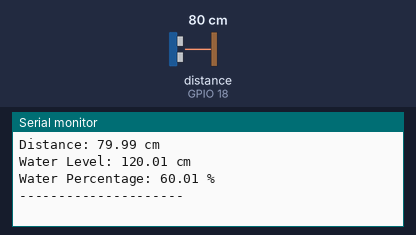
This sketch was run on a simulated ESP32. Shown: the last lines printed to the serial monitor. Wiring (inferred from the names in the program): ultrasonic range finder: trigger GPIO 5; echo GPIO 18. The test bench sets the inputs (shaded band); at power-on: distance to the obstacle (sensor on GPIO 18) 80 cm. The echo pulse lasts 58.3 µs per cm; WiFi joins after 1.5 s; servers stay silent unless stated.

Above: at 3.0 s.
3.1 s: distance to the obstacle (sensor on GPIO 18) set to 22 cm
At 4.4 s:
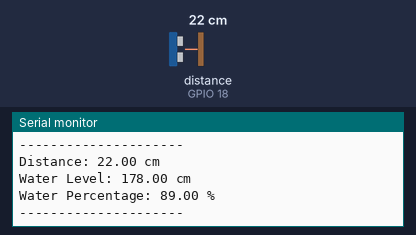
4.6 s: distance to the obstacle (sensor on GPIO 18) set to 17 cm
At 5.4 s:
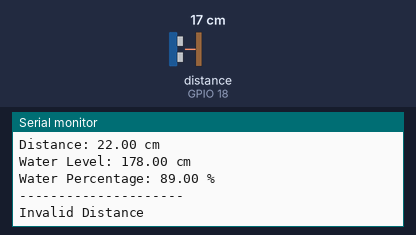

Measured:
- the behaviour switches between 21 and 20 cm on distance to the obstacle (sensor on GPIO 18) (found by bisection; images 1 and 2)
- after the input at 3.1 s, the serial monitor: prints a new line after 0.71 s (image 1)
- after the input at 4.6 s, the serial monitor: prints a new line after 0.20 s (image 2)

The sketch:

WaterLevel_Monitor.ino.ino
```cpp
#define BLYNK_TEMPLATE_ID "TMPL3_zIGHGA9"
#define BLYNK_TEMPLATE_NAME "Smart automation"
#define BLYNK_AUTH_TOKEN "U1DWMibQqNZ4yQBRSSt0ItTpJg_mKzHX"

#include <WiFi.h>
#include <BlynkSimpleEsp32.h>

// WiFi Credentials
char ssid[] = "Akhil";
char pass[] = "11111111";

// Ultrasonic Sensor Pins
#define TRIG_PIN 5
#define ECHO_PIN 18

BlynkTimer timer;

// Enter your tank height in cm
float tankHeight = 200.0;

// Minimum valid distance
float minDistance = 20.0;

// Maximum valid distance
float maxDistance = 200.0;

void measureWaterLevel()
{
  long duration;
  float distance;
  float waterLevel;
  float waterPercent;

  // Clear trigger
  digitalWrite(TRIG_PIN, LOW);
  delayMicroseconds(2);

  // Send ultrasonic pulse
  digitalWrite(TRIG_PIN, HIGH);
  delayMicroseconds(10);
  digitalWrite(TRIG_PIN, LOW);

  // Read echo time
  duration = pulseIn(ECHO_PIN, HIGH, 30000);

  // If no echo received
  if (duration == 0)
  {
    Serial.println("No Echo Received");
    return;
  }

  // Calculate distance in cm
  distance = duration * 0.0343 / 2;

  // Remove invalid readings
  if (distance < minDistance || distance > maxDistance)
  {
    Serial.println("Invalid Distance");
    return;
  }

  // Water level calculation
  waterLevel = tankHeight - distance;

  // Limit water level
  if (waterLevel < 0)
    waterLevel = 0;

  if (waterLevel > tankHeight)
    waterLevel = tankHeight;

  // Calculate percentage
  waterPercent = (waterLevel / tankHeight) * 100;

  // Send to Blynk
  Blynk.virtualWrite(V0, waterLevel);     // Water level in cm
  Blynk.virtualWrite(V1, waterPercent);   // Water percentage

  // Serial Monitor Output
  Serial.print("Distance: ");
  Serial.print(distance);
  Serial.println(" cm");

  Serial.print("Water Level: ");
  Serial.print(waterLevel);
  Serial.println(" cm");

  Serial.print("Water Percentage: ");
  Serial.print(waterPercent);
  Serial.println(" %");

  Serial.println("---------------------");
}

void setup()
{
  Serial.begin(115200);

  pinMode(TRIG_PIN, OUTPUT);
  pinMode(ECHO_PIN, INPUT);

  Blynk.begin(BLYNK_AUTH_TOKEN, ssid, pass);

  // Run every 1 second
  timer.setInterval(1000L, measureWaterLevel);
}

void loop()
{
  Blynk.run();
  timer.run();
}
```
